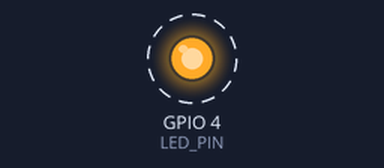
Simulated run of this sketch. Board: ESP8266 (NodeMCU). On the bench: output pins drawn as LEDs (lit = HIGH). Dashed ring = blinking. WiFi joins after 1.5 s; servers stay silent unless stated; uploads are accepted with an empty reply; what the sketch prints to the serial monitor is not drawn.

Above: at 6.3 s.
Timing chart, 0 to 11.2 s (numbered marks = the images above):
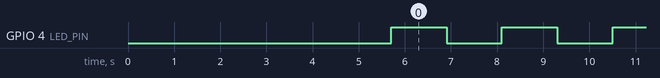

Measured:
- by itself, GPIO 4 (LED_PIN): alternates HIGH for 1.2 s and LOW for 1.2 s

The sketch:

Idc_2_blink_broker.ino
```cpp
// (licence header left out)
// librerie ---------------------------------------
#include <Arduino.h>
// classi del progetto ----------------------------
#include "Led.h"
#include "TempSensor.h"
#include "Network.h"
#include "Broker.h"

// configurazione --------------------------------
// ssid e password per wifi
#define STASSID "SSID"
#define STAPSK "PASSWORD"

//velocità per la seriale
#define SERIAL_BAUD_RATE 115200

// pin dei dispositivi
#define LED_PIN 4
#define TEMP_SENSOR_PIN A0

// chiavi da utilizzare nel broker
String BASE_KEY = "gr";
String STA_ON_KEY = BASE_KEY+"s_on";  //chiave per lo stato del led ON/OFF

// fine configurazione ---------------------------

// oggetti di interazione con i dispositivi
Led led(LED_PIN); //si sccupa del led in comando e lettura di stato
TempSensor ts(A0); //si occupa del sensore di temperatura, fornisce il valore corrente
Network net(STASSID,STAPSK); //si occupa della connessione di rete con Wifi
Broker broker(&net); //si occupa del colloquio con il broker e delle relative api get e set

// variabili per immagine di comando e stato------
String cmdOn=""; // ON/OFF/AUTO command image
String cmdTemp=""; // Temperature command image
String staOn=""; // ON/OFF status image
String staTemp=""; // Tempemperature status image

// -----------------------------------------------

void setup() {
  //attiva il canale seriale
  initSerial();
  led.off();
  staOn=aggiornaStaOn();
  broker.set(STA_ON_KEY, staOn);
}

void loop() {

  //aggiorna conmandi da broker

  //campiona stato
  String newStaOn=aggiornaStaOn();

  //azioni coerenti ai comandi/stati
  azioneBlink(newStaOn);
  if (newStaOn=="ON"){
    led.off();
  }
  else {
    led.on();
  }
  //le azioni potrebbero aver modificato lo stato, aggiorna stato
  newStaOn=aggiornaStaOn();

  //se c'è una modifica di stato aggiorna in locale e su broker
  if (newStaOn!=staOn){
    staOn=newStaOn;
    broker.set(STA_ON_KEY, staOn);
  }
  //attesa sospensiva
  //in un progetto realtime occorre una attesa senza sospensione
  delay(1000);
}

 /**
  * azione di controllo blink, ad ogni chiamata inverte lo stato del led
  * @param sta stato corrente
  * @return void
  */
void azioneBlink(String sta){
  if (sta=="ON"){
    led.off();
  }
  else {
    led.on();
  }
}

  /**
  * richiede all'oggetto led il suo stato
  * e ne restituisce stringa corrispondente
  * @return String
  */
String aggiornaStaOn(){
  if (led.isOn()){
    return "ON";
  }
  return "OFF";
}

/**
  * inizializzazione del canale seriale
  * @return void
  */
void initSerial(){
  Serial.begin(SERIAL_BAUD_RATE);

  Serial.println();
  Serial.println();
  Serial.println();

  for (uint8_t t = 4; t > 0; t--) {
    Serial.printf("[main] [SERIAL SETUP] WAIT %d...\n", t);
    Serial.flush();
    delay(1000);
  }
}
```

Broker.cpp
```cpp
// (licence header left out)
#include "Broker.h"
#include "Network.h"

#include <ArduinoJson.h>

#define BROKER_DEBUG true

String BASE_URL = "http://www.schoolmakerday.it/broker/";
//String BASE_URL = "http://192.168.1.8/broker/";
String GET_URL = BASE_URL+"get.php?key=";
String SET_URL_1 = BASE_URL+"set.php?key=";
String SET_URL_2 = "&value=";

/*
per dimensioni vedi https://arduinojson.org/v6/assistant
*/
const int docCapacity = 192; // > di JSON_OBJECT_SIZE(1) + JSON_OBJECT_SIZE(3);
StaticJsonDocument<docCapacity> answerDoc;
DeserializationError error;


Broker::Broker(Network* net){
  _net=net;
  if (BROKER_DEBUG) {
    Serial.printf("[broker] docCapacity: %d\n", docCapacity);
  }
}

String Broker::get(String key){
  const char * val;
  String msg=_net->httpGET(GET_URL + key);
  if (msg){
    error=deserializeJson(answerDoc,msg);
    if (BROKER_DEBUG) {
      deserializaDbg();
    }
    val=answerDoc["data"]["value"];
  }
  else {
    val=NULL;
  }
  return val;
}

String Broker::set(String key, String value){
  const char * val;
  String msg=_net->httpGET(SET_URL_1 + key + SET_URL_2 + value);
  if (msg){
    error=deserializeJson(answerDoc,msg);
    if (BROKER_DEBUG) {
      deserializaDbg();
    }
    val=answerDoc["data"]["value"];
  }
  else {
    val=NULL;
  }
  return val;
}

void Broker::deserializaDbg(){
  if(error){
    Serial.print("[broker] deserializeJson() failed: ");
    Serial.println(error.c_str());
  }
  else {
    Serial.println("[broker] deserializeJson() success: ");
    String sta=answerDoc["status"];
    Serial.println("\tstatus: "+sta);
    String key=answerDoc["data"]["key"];
    Serial.println("\tkey: "+key);
    String val=answerDoc["data"]["value"];
    Serial.println("\tval: "+val);
    String ts=answerDoc["data"]["ts"];
    Serial.println("\tts: "+ts);
  }
}
```

Broker.h
```cpp
#ifndef BROKER_H
#define BROKER_H
/**
  @file Broker.h

  @date 06 02 2023
  @author Giovanni Ragno

  @copyright https://creativecommons.org/licenses/by-sa/4.0/

*/

#include <Arduino.h>
#include "Network.h"

/**
  @class Broker
  @brief Gestisce colloquio con broker utilizzando risorse di rete fornite da un oggetto network
  azioni gestite: chiamata delle api get e set e relativi valori di ritorno
*/
class Broker{
  protected:
    Network* _net; /**< @var oggetto di connessione alla rete */

    /**
     * emissione di messaggi su seriale per debug della deserializzazione da JSON
     * @return void
     */
    void deserializaDbg();
  public:

    /**
     * constructor
     * @param net oggetto di connessione alla rete
     */
    Broker(Network* net);

    /**
     * chiamata alla api get
     * @param key chiave da ricercare
     * @return String il valore associato alla chiave, NULL se chiave non trovata
     */
    String get(String key);

    /**
     * chiamata alla api set
     * @param key chiave da impostare
     * @param value valore associato alla chiave
     * @return String conferma il valore in caaso di successo, NULL se in errore
     */
    String set(String key, String value);

};
#endif
```

Led.cpp
```cpp
// (licence header left out)
#include "Led.h"
Led::Led(byte pin){
  // initialize the digital pin as an output.
  _pin=pin;
  pinMode(pin, OUTPUT);
  //initialize level OFF
  off();
}

void Led::on(){
  digitalWrite(_pin, HIGH);
}

void Led::off(){
  digitalWrite(_pin, LOW);
}

byte Led::getLevel() const {
  return digitalRead(_pin);
}

byte Led::getPin() const {
  return _pin;
}

boolean Led::isOn() const {
  return digitalRead(_pin)==HIGH;
}

boolean Led::isOff() const {
  return digitalRead(_pin)==LOW;
}
```

Led.h
```cpp
#ifndef LED_H
#define LED_H
/**
  @file Led.h

  @date 23 03 2022
  @author Giovanni Ragno

  @copyright https://creativecommons.org/licenses/by-sa/4.0/

*/

#include <Arduino.h>

/**
  @class Led
  @brief Manage an LED.
  Managed actions: Off/On
*/
class Led{
  protected:
    byte _pin; /**< @var pin number */
  public:

    /**
     * constructor
     * @param pin An Led needs a pin number
     */
    Led(byte pin);

    /**
     * Switch on the led using digitalWrite
     * @return void
     */
    void on();

    /**
     * Switch off the led
     * @return void
     */
    void off();//digital off

    /**
     * level getter
     * @return current level
     */
    byte getLevel() const ;

    /**
     * pin getter
     * @return pin number
     */
    byte getPin() const ;

    /**
     * abstract status getter
     * @return true if level >0
     */
    boolean isOn() const ;

    /**
     * abstract status getter
     * @return true if level==0
     */
    boolean isOff() const ;
};
#endif
```

Network.cpp
```cpp
// (licence header left out)
#include "Network.h"
#include <ESP8266HTTPClient.h>
#include <WiFiClient.h>

#define NETWORK_DEBUG false

Network::Network(String ssid, String password){
  WiFi.mode(WIFI_STA);
  WiFiMulti.addAP(ssid.c_str(), password.c_str());
}

String Network::httpGET(String url) {
  String payload="";
  // wait for WiFi connection
  if (WiFiMulti.run() == WL_CONNECTED) {
    WiFiClient client;
    HTTPClient http;
    if (NETWORK_DEBUG) {
      Serial.print("[Network] HTTP: begin...\n");
    }
    if (http.begin(client, url)) {  // HTTP
      if (NETWORK_DEBUG) {
        Serial.print("[Network] HTTP: GET...\n");
      }
      // start connection and send HTTP header
      int httpCode = http.GET();
      // httpCode will be negative on error
      if (httpCode > 0) {
        // HTTP header has been send and Server response header has been handled
        if (NETWORK_DEBUG) {
          Serial.printf("[Network] HTTP: GET... code: %d\n", httpCode);
        }
        // file found at server
        if (httpCode == HTTP_CODE_OK || httpCode == HTTP_CODE_MOVED_PERMANENTLY) {
          payload = http.getString();
          if (NETWORK_DEBUG) {
             Serial.println("[Network] HTTP: GET received msg: "+payload);
          }
        }
      } else {
        if (NETWORK_DEBUG) {
           Serial.printf("[Network] HTTP: GET... failed, error: %s\n", http.errorToString(httpCode).c_str());
        }
      }
      http.end();
    } else {
      if (NETWORK_DEBUG) {
        Serial.printf("[Network] HTTP: Unable to connect\n");
      }
    }
  }
  return payload;
}
```

Network.h
```cpp
#ifndef NETWORK_H
#define NETWORK_H
/**
  @file Network.h

  @date 06 02 2023
  @author Giovanni Ragno

  @copyright https://creativecommons.org/licenses/by-sa/4.0/

*/

#include <Arduino.h>
#include <ESP8266WiFiMulti.h>

/**
  @class Network
  @brief Gestisce connessione con rete wifi
  Azioni disponibili: chiamata http get
*/
class Network{
  protected:
    ESP8266WiFiMulti WiFiMulti; /**< @var oggetto di connessione alla wifi */
  public:

    /**
     * constructor
     * @param ssid identificativo di wifi
     * @param password per l'accesso alla wifi
     */
    Network(String ssid, String password);

    /**
     * Chiamata http get
     * @param url indirizzo da chiamare
     * @return String il messaggio restituito dal server, vuoto se in errore
     */
    String httpGET(String url);//

};
#endif
```

TempSensor.cpp
```cpp
// (licence header left out)
#include "TempSensor.h"


const int B = 4275;               // B value of the thermistor
const int R0 = 100000;            // R0 = 100k

TempSensor::TempSensor(byte pin){
  // initialize _pin
  _pin=pin;
  _filter=TEMP_FILTER_1;
}

void TempSensor::setFilter(byte f){
  //accetta solo i valori previsti, li altri sono ignorati
  switch (f){
    case TEMP_FILTER_1:
    case TEMP_FILTER_2:
    case TEMP_FILTER_5:
    case TEMP_FILTER_10:
      _filter=f;
      break;
  }
}

byte TempSensor::getFilter(){
  return _filter;
}

/*
 * vedi https://wiki.seeedstudio.com/Grove-Temperature_Sensor_V1.2/
 */
float TempSensor::getRawTemperature(){
  int a = analogRead(_pin);
  float R = 1023.0/a-1.0;
  R = R0*R;
  return 1.0/(log(R/R0)/B+1/298.15)-273.15; // convert to temperature via datasheet
}

float TempSensor::getTemperature(){
  return round((10.0/_filter)*getRawTemperature())*_filter/10.0;
}
```

TempSensor.h
```cpp
#ifndef TEMP_SENSOR_H
#define TEMP_SENSOR_H
/**
  @file TempSensor.h

  @date 04 02 2023
  @author Giovanni Ragno

  @copyright https://creativecommons.org/licenses/by-sa/4.0/

*/

#include <Arduino.h>

#define TEMP_FILTER_1 1
#define TEMP_FILTER_2 2
#define TEMP_FILTER_5 5
#define TEMP_FILTER_10 10

/**
  @class TempSensor
  @brief Gestisce il sensore di temperatura Grove.
  Azioni: lettura di temperatura corrente  raw o filtrata
*/
class TempSensor{
  protected:
    byte _pin; /**< @var numero di pin */
    byte _filter; /**< @var base del filtro */
  public:

    /**
     * constructor
     * @param pin Il sensore di temperatura richiede un pin analogico
     */
    TempSensor(byte pin);

    /**
     * Imposta il filtro
     * si raccomnada l'uso delle costanti TEMP_FILTER, altri valori saranno ignorati
     * @param f valori ammessi : 1,2,5,10 (decimi) di arrotondamento
     */
    void setFilter(byte f);

    /**
     * Restituisce il filtro
     * @return byte valori ammessi : 1,2,5,10 (decimi) di arrotondamento
     */
    byte getFilter();

    /**
     * Campiona la temperatura corrente
     * @return float temperatura corrente grezza
     */
    float getRawTemperature();//

    /**
     * Campiona e filtra la temperatura
     * @return float temperatura corrente arrotondata in base al valore di _filter
     */
    float getTemperature();//

};
#endif
```
